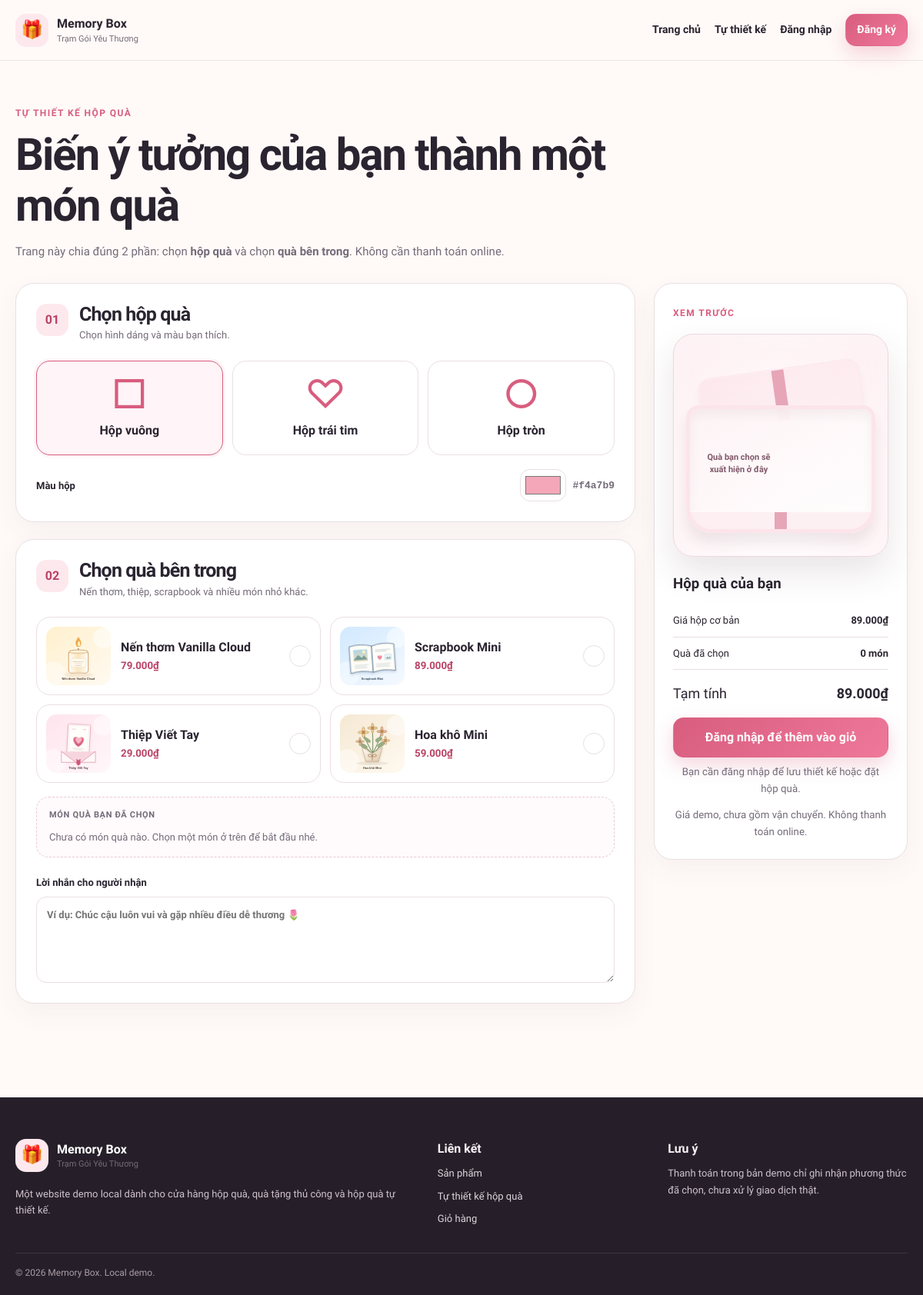
The app's page /custom-box.php with its own data.
### tables this page shows
CREATE TABLE products (
    id INT UNSIGNED AUTO_INCREMENT PRIMARY KEY,
    name VARCHAR(160) NOT NULL,
    category ENUM('box', 'gift') NOT NULL,
    price DECIMAL(12,2) NOT NULL DEFAULT 0,
    description TEXT NULL,
    image_url VARCHAR(500) NOT NULL,
    is_active TINYINT(1) NOT NULL DEFAULT 1,
    created_at TIMESTAMP DEFAULT CURRENT_TIMESTAMP
);

### includes/helpers.php (called while the page is built, shortened)
<?php
function e(?string $value): string
{
    return htmlspecialchars($value ?? '', ENT_QUOTES, 'UTF-8');
}
function current_user_id(): ?int
{
    return isset($_SESSION['user_id']) ? (int) $_SESSION['user_id'] : null;
}
function money(float|int|string $amount): string
{
    return number_format((float) $amount, 0, ',', '.') . '₫';
}

### custom-box.php (the view, shortened to what this page needs)
<?php
require_once __DIR__ . '/includes/helpers.php';
require_once __DIR__ . '/config/database.php';
$giftStmt = $pdo->query("SELECT id, name, price, image_url, description FROM products WHERE category = 'gift' AND is_active = 1 ORDER BY id");
$gifts = $giftStmt->fetchAll();
require_once __DIR__ . '/includes/header.php';
?>
<section class="section custom-builder-section">
    <div class="container">
        <div class="builder-intro"><span class="eyebrow">Tự thiết kế hộp quà</span><h1>Biến ý tưởng của bạn thành một món quà</h1><p>Trang này chia đúng 2 phần: chọn <strong>hộp quà</strong> và chọn <strong>quà bên trong</strong>. Không cần thanh toán online.</p></div>
        <form method="post" class="builder-grid" data-builder>
            <div class="builder-main">
                <section class="builder-panel">
                    <div class="step-title"><span>01</span><div><h2>Chọn hộp quà</h2><p>Chọn hình dáng và màu bạn thích.</p></div></div>
                    <div class="shape-grid">
                        <label class="choice-card"><input type="radio" name="box_shape" value="square" checked><span class="shape shape-square">□</span><strong>Hộp vuông</strong></label>
                        <label class="choice-card"><input type="radio" name="box_shape" value="heart"><span class="shape shape-heart">♡</span><strong>Hộp trái tim</strong></label>
                        <label class="choice-card"><input type="radio" name="box_shape" value="round"><span class="shape shape-round">○</span><strong>Hộp tròn</strong></label>
                    </div>
                    <label class="color-picker-label">Màu hộp <input type="color" name="box_color" value="#f4a7b9" data-color-input><span data-color-value>#f4a7b9</span></label>
                </section>
                <section class="builder-panel">
                    <div class="step-title"><span>02</span><div><h2>Chọn quà bên trong</h2><p>Nến thơm, thiệp, scrapbook và nhiều món nhỏ khác.</p></div></div>
                    <div class="gift-choice-grid">
                        <?php foreach ($gifts as $gift): ?>
                            <label class="gift-choice-card"><img src="<?= e($gift['image_url']) ?>?v=gift-art-2" alt=""><span><strong><?= e($gift['name']) ?></strong><small><?= money($gift['price']) ?></small></span><span class="checkmark" aria-hidden="true"></span></label>
                        <?php endforeach; ?>
                    </div>
                    <div class="chosen-gifts" data-chosen-gifts aria-live="polite"><span class="chosen-gifts-label">Món quà bạn đã chọn</span><div class="chosen-gifts-list" data-chosen-gifts-list><p>Chưa có món quà nào. Chọn một món ở trên để bắt đầu nhé.</p></div></div>
                    <label>Lời nhắn cho người nhận<textarea name="message" rows="4" maxlength="500" placeholder="Ví dụ: Chúc cậu luôn vui và gặp nhiều điều dễ thương 🌷"></textarea></label>
                </section>
            </div>
            <aside class="builder-preview">
                <span class="eyebrow">Xem trước</span>
                    <div class="preview-box" data-preview-box data-shape="square" aria-label="Mô phỏng hộp quà đã chọn">
                    <div class="preview-box-scene">
                        <div class="preview-lid" aria-hidden="true"><span></span></div>
                        <div class="preview-container">
                            <div class="preview-items" data-preview-items aria-live="polite"><span class="preview-empty">Quà bạn chọn sẽ<br>xuất hiện ở đây</span></div>
                            <div class="preview-front" aria-hidden="true"><span></span></div>
                        </div>
                    </div>
                </div>
                <h3>Hộp quà của bạn</h3>
                <div class="preview-line"><span>Giá hộp cơ bản</span><strong><?= money(89000) ?></strong></div>
                <div class="preview-line"><span>Quà đã chọn</span><strong data-selected-count>0 món</strong></div>
                <div class="preview-total"><span>Tạm tính</span><strong data-builder-total><?= money(89000) ?></strong></div>
                <?php if (current_user_id()): ?>
                    <div class="preview-actions">
                        <button class="btn btn-secondary btn-full" type="submit" name="action" value="add_to_cart">Thêm vào giỏ hàng</button>
                        <button class="btn btn-primary btn-full" type="submit" name="action" value="order_now">Đặt hộp quà này</button>
                    </div>
                <?php else: ?>
                    <a class="btn btn-primary btn-full" href="login.php">Đăng nhập để thêm vào giỏ</a>
                    <small class="preview-login-note">Bạn cần đăng nhập để lưu thiết kế hoặc đặt hộp quà.</small>
                <?php endif; ?>
                <small>Giá demo, chưa gồm vận chuyển. Không thanh toán online.</small>
            </aside>
        </form>
    </div>
</section>
<?php require_once __DIR__ . '/includes/footer.php'; ?>

### includes/header.php (shortened to what this page needs)
<?php
require_once __DIR__ . '/helpers.php';
require_once __DIR__ . '/../config/database.php';
$userId = current_user_id();
$user = $userId ? get_user($pdo, $userId) : null;
$cartQty = $userId ? cart_count($pdo, $userId) : 0;
?>
<!doctype html>
<html lang="vi">
<head>
    <link rel="stylesheet" href="assets/css/style.css?v=checkout-1">
</head>
<body>
<header class="site-header">
    <div class="container nav-wrap">
        <a class="brand" href="index.php" aria-label="Memory Box - Trang chủ">
            <span class="brand-mark">🎁</span>
            <span><strong>Memory Box</strong><small>Trạm Gói Yêu Thương</small></span>
        </a>
        <nav class="nav-links" data-menu>
            <a href="index.php">Trang chủ</a>
            <a href="custom-box.php">Tự thiết kế</a>
            <?php if ($user): ?>
                <a href="orders.php">Đơn hàng</a>
                <a class="cart-link" href="cart.php">🛒 Giỏ hàng <span class="cart-badge"><?= $cartQty ?></span></a>
                <a class="avatar-link" href="profile.php" title="Tài khoản của bạn">
                    <span class="avatar-circle"><?= e(mb_strtoupper(mb_substr($user['full_name'], 0, 1))) ?></span>
                    <span class="desktop-only"><?= e($user['full_name']) ?></span>
                </a>
            <?php else: ?>
                <a href="login.php">Đăng nhập</a>
                <a class="btn btn-small btn-primary" href="register.php">Đăng ký</a>
            <?php endif; ?>
        </nav>
    </div>
</header>
<main>

### includes/footer.php (shortened to what this page needs)
</main>
<footer class="site-footer">
    <div class="container footer-grid">
        <div>
            <div class="brand footer-brand"><span class="brand-mark">🎁</span><span><strong>Memory Box</strong><small>Trạm Gói Yêu Thương</small></span></div>
            <p>Một website demo local dành cho cửa hàng hộp quà, quà tặng thủ công và hộp quà tự thiết kế.</p>
        </div>
        <div>
            <strong>Liên kết</strong>
            <a href="index.php">Sản phẩm</a>
            <a href="custom-box.php">Tự thiết kế hộp quà</a>
            <a href="cart.php">Giỏ hàng</a>
        </div>
        <div>
            <strong>Lưu ý</strong>
            <p>Thanh toán trong bản demo chỉ ghi nhận phương thức đã chọn, chưa xử lý giao dịch thật.</p>
        </div>
    </div>
    <div class="container footer-bottom">© <?= date('Y') ?> Memory Box. Local demo.</div>
</footer>
</body>
</html>

### records on screen
products: image_url (picture), name "Nến thơm Vanilla Cloud", price "79.000₫"
products: image_url (picture), name "Scrapbook Mini", price "89.000₫"
products: image_url (picture), name "Thiệp Viết Tay", price "29.000₫"
products: image_url (picture), name "Hoa khô Mini", price "59.000₫"

### other values on screen
money(89000) "89.000₫"
